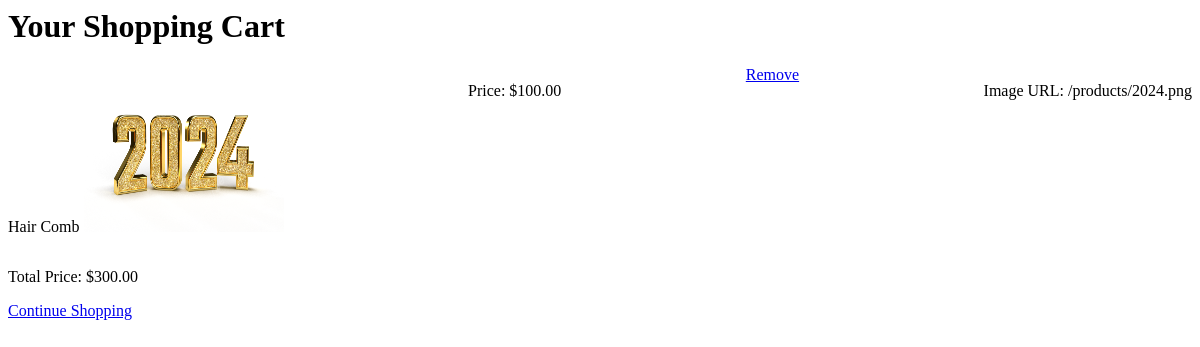
Page /cart/ (signed in) on the committed database.
### restFramework/models.py (models this page shows, shortened)
class CartItem(models.Model):
    product = models.ForeignKey(Product, on_delete=models.CASCADE)
    quantity = models.PositiveIntegerField(default=0)
    user = models.ForeignKey(User, on_delete=models.CASCADE)
    date_added = models.DateTimeField(auto_now_add=True)

class Product(models.Model):
    name = models.CharField(max_length=100)
    description = models.TextField(null=True)
    price = models.DecimalField(max_digits=10, decimal_places=2)
    image = models.ImageField(upload_to='products/')
    owner=models.ForeignKey(Person,on_delete=models.CASCADE,default=1)

### restFramework/views.py (the view)
# urls.py: path('cart/', views.view_cart, name='view_cart'),
def view_cart(request):
    cart_items = CartItem.objects.filter(user=request.user)
    total_price = sum(item.product.price * item.quantity for item in cart_items)
    products=Product.objects.all()
    return render(request, 'ecom/cart.html', {'cart_items': cart_items, 'total_price': total_price,'products': products})

### restFramework/templates/ecom/cart.html (shortened to what this page needs)
<html lang="en">
<head>
</head>
<body>
    <h1>Your Shopping Cart</h1>
    <div class="product-list">
    {% for item in cart_items %}
        <p>{{ item.product.name }} <img src="{{ item.product.image.url }}" alt="{{ item.product.name }}" width="200" height="150"></p>
        <p>Price: ${{ item.product.price }}</p>
        <a href="{% url 'restFramework:remove_from_cart' item.id %}">Remove</a>
        <p>Image URL: {{ item.product.image.url }}</p>
    {% empty %}
        <p>Your cart is empty.</p>
    {% endfor %}
    </div>
    <p>Total Price: ${{ total_price }}</p>
    <a href="{% url 'restFramework:product_list' %}">Continue Shopping</a>
</body>
</html>

### restFramework/templates/ecom/cart.html (style rules this page uses)
.product-list { display: flex; flex-wrap: wrap; justify-content: space-between; list-style: none; padding: 0; }

### rows in the picture
CartItem: product.name "Hair Comb", product.image (picture), product.price "100.00", product.image "/products/2024.png"

### other values in the picture
{{ total_price }} "300.00"
